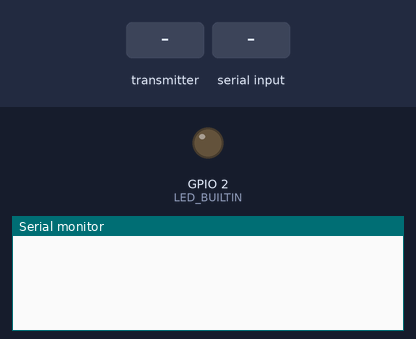
A sketch run on a simulated ESP32. On the bench: output pins drawn as LEDs (lit = HIGH), the last lines printed to the serial monitor. The test bench sets the inputs (shaded band).

Above: at 1.2 s.
1.3 s: the transmitter starts sending lat = 0
At 1.61 s:
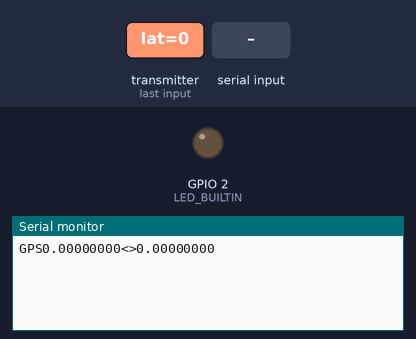
3.3 s: "o90\n" received over Serial
At 3.61 s:
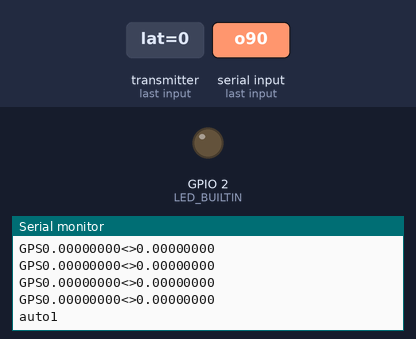

The sketch:

atsv-remote.ino
```cpp
#include <WiFi.h>
#include <esp_now.h>

// REPLACE WITH RECEIVER MAC Address
// 58:BF:25:17:C3:6C

uint8_t broadcastAddress[] = {0x58, 0xBF, 0x25, 0x17, 0xC3, 0x6C};

typedef struct struct_message {
  int speed;
  char move;
} struct_message;

typedef struct {
  double lat;
  double lon;
  int azimuth;
} ReceiveData;

// Create a struct_message called myData
struct_message myData;
ReceiveData receiveData;

esp_now_peer_info_t peerInfo;


int speed = 0;
String tempSpeed = "0";

void OnDataSent(const uint8_t *mac_addr, esp_now_send_status_t status) {
  // Serial.print("\r\nLast Packet Send Status:\t");
  // Serial.print(status);
  if(ESP_NOW_SEND_SUCCESS){
    digitalWrite(LED_BUILTIN, HIGH);
  } else {
    digitalWrite(LED_BUILTIN, LOW);
  }
}


void OnDataRecv(const uint8_t * mac, const uint8_t *incomingData, int len) {
  memcpy(&receiveData, incomingData, sizeof(receiveData));
  // Serial.print("Bytes received: ");
  Serial.print("GPS");
  Serial.print(receiveData.lat, 8);
  Serial.print("<>");
  Serial.println(receiveData.lon, 8);

  // Serial.print("COMPASS");
  // Serial.println(receiveData.azimuth);
}


void setup() {
  // put your setup code here, to run once:
  Serial.begin(115200);
  pinMode(LED_BUILTIN, OUTPUT);
  digitalWrite(LED_BUILTIN, HIGH);

  // Set device as a Wi-Fi Station
  WiFi.mode(WIFI_STA);
  // Init ESP-NOW
  if (esp_now_init() != ESP_OK) {
    return;
  }

  // Once ESPNow is successfully Init, we will register for Send CB to
  // get the status of Trasnmitted packet
  esp_now_register_send_cb(OnDataSent);

  // Register peer
  memcpy(peerInfo.peer_addr, broadcastAddress, 6);
  peerInfo.channel = 0;
  peerInfo.encrypt = false;

  // Add peer
  if (esp_now_add_peer(&peerInfo) != ESP_OK){
    return;
  }

  // Once ESPNow is successfully Init, we will register for recv CB to
  // get recv packer info
  esp_now_register_recv_cb(OnDataRecv);

  myData.move = 'w';
}

bool isGetSpeed = false;
void loop() {
  // put your main code here, to run repeatedly:
  if(Serial.available()){
    char c = Serial.read();
    if(c == 'n') {
      isGetSpeed = true;
      tempSpeed = "";
    } else if(isGetSpeed){
      if(c == '*'){
        isGetSpeed = false;
        speed = tempSpeed.toInt();
        myData.speed = speed;
        return;
      }
      tempSpeed = tempSpeed + c;
    } else if (c == 'o'){
      myData.move = c;
      Serial.println("auto1");
    } else if (c == 'p'){
      myData.move = c;
      Serial.println("auto0");
    }
     else {
      myData.move = c;
    }
  }

  esp_now_send(broadcastAddress, (uint8_t *) &myData, sizeof(myData));


}
```

Measured:
- after the input at 1.3 s, the serial monitor: prints a new line at once (image 1)
- after the input at 3.3 s, the serial monitor: prints a new line at once (image 2)
